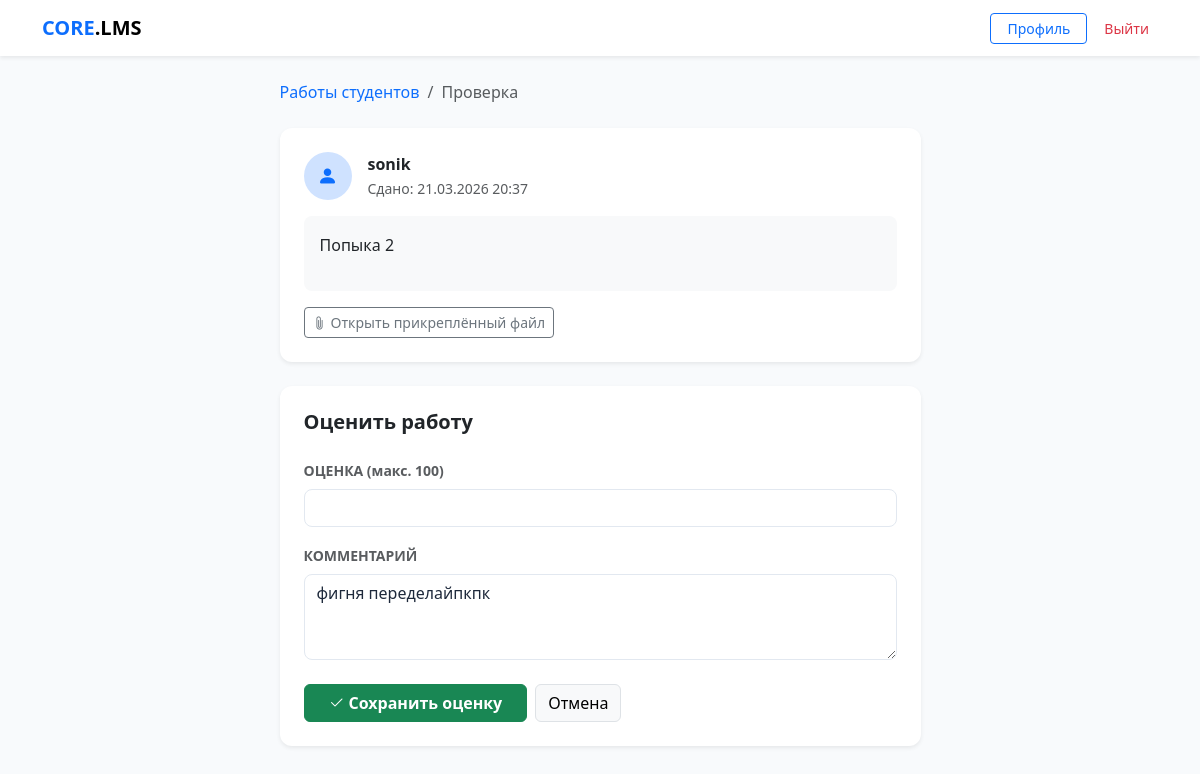
Page /submission/1/grade/ (signed in) on the committed database.
### core/models.py (models this page shows, shortened)
class Submission(models.Model):
    STATUS_CHOICES = (
        ('submitted', 'На проверке'),
        ('graded', 'Проверено'),
    )
    assignment = models.ForeignKey(Assignment, on_delete=models.CASCADE, related_name='submissions')
    student = models.ForeignKey(CustomUser, on_delete=models.CASCADE, related_name='submissions')
    text = models.TextField(blank=True)
    file = models.FileField(upload_to='submissions/', blank=True, null=True)
    submitted_at = models.DateTimeField(auto_now_add=True)
    status = models.CharField(max_length=20, choices=STATUS_CHOICES, default='submitted')
    score = models.PositiveIntegerField(null=True, blank=True)
    feedback = models.TextField(blank=True)
    graded_at = models.DateTimeField(null=True, blank=True)
    is_late = models.BooleanField(default=False,
        help_text='Помечается автоматически если сдано после дедлайна')
    class Meta:
        unique_together = ('assignment', 'student')

class CustomUser(AbstractUser):
    ROLE_CHOICES = (
        ('student', 'Студент'),
        ('teacher', 'Преподаватель'),
    )
    role = models.CharField(max_length=10, choices=ROLE_CHOICES, default='student')
    avatar = models.ImageField(upload_to='avatars/', null=True, blank=True)
    phone = models.CharField(max_length=20, null=True, blank=True)

class Assignment(models.Model):
    block = models.OneToOneField(ContentBlock, on_delete=models.CASCADE, related_name='assignment')
    description = models.TextField(blank=True)
    max_score = models.PositiveIntegerField(default=100)
    deadline = models.DateTimeField(null=True, blank=True)

### core/views.py (the view)
# urls.py: path('submission/<int:submission_id>/grade/', views.grade_submission, name='grade_submission'),
@login_required
@user_passes_test(is_teacher)
def grade_submission(request, submission_id):
    submission = get_object_or_404(
        Submission, id=submission_id,
        assignment__block__course__author=request.user)
    if request.method == 'POST':
        form = GradeSubmissionForm(request.POST, instance=submission)
        if form.is_valid():
            sub = form.save(commit=False)
            sub.status = 'graded'
            sub.graded_at = timezone.now()
            sub.save()
            messages.success(request, f'Работа {submission.student.username} оценена.')
            return redirect('review_submissions',
                            assignment_id=submission.assignment.id)
    else:
        form = GradeSubmissionForm(instance=submission)
    return render(request, 'core/grade_submission.html', {
        'form': form, 'submission': submission,
    })

### core/forms.py
class GradeSubmissionForm(forms.ModelForm):
    class Meta:
        model = Submission
        fields = ['score', 'feedback']
        widgets = {
            'score':    forms.NumberInput(attrs={'class': 'form-control', 'min': '0'}),
            'feedback': forms.Textarea(attrs={'class': 'form-control', 'rows': 3,
                                              'placeholder': 'Комментарий для студента...'}),
        }
        labels = {
            'score':    'Оценка',
            'feedback': 'Комментарий преподавателя',
        }

### core/views.py (called while the page is built)
def is_teacher(user):
    return user.is_authenticated and user.role == 'teacher'

### core/templates/core/grade_submission.html (shortened to what this page needs)
{% extends "core/base.html" %}
{% block content %}
<div class="row justify-content-center">
    <div class="col-md-7">
        <nav aria-label="breadcrumb" class="mb-4">
            <ol class="breadcrumb">
                <li class="breadcrumb-item">
                    <a href="{% url 'review_submissions' submission.assignment.id %}"
                       class="text-decoration-none">Работы студентов</a>
                </li>
                <li class="breadcrumb-item active">Проверка</li>
            </ol>
        </nav>
        <div class="card border-0 shadow-sm mb-4">
            <div class="card-body p-4">
                <div class="d-flex align-items-center gap-3 mb-3">
                    <div class="bg-primary-subtle rounded-circle d-flex align-items-center
                                justify-content-center flex-shrink-0"
                         style="width:48px;height:48px;">
                        <i class="bi bi-person-fill text-primary fs-5"></i>
                    </div>
                    <div>
                        <div class="fw-bold">
                            {{ submission.student.get_full_name|default:submission.student.username }}
                        </div>
                        <small class="text-muted">
                            Сдано: {{ submission.submitted_at|date:"d.m.Y H:i" }}
                        </small>
                    </div>
                </div>
                {% if submission.text %}
                <div class="p-3 bg-light rounded-3 mb-3" style="line-height:1.7;">
                    {{ submission.text|linebreaks }}
                </div>
                {% endif %}
                {% if submission.file %}
                <a href="{{ submission.file.url }}" target="_blank"
                   class="btn btn-outline-secondary btn-sm">
                    <i class="bi bi-paperclip me-1"></i>Открыть прикреплённый файл
                </a>
                {% endif %}
            </div>
        </div>
        <div class="card border-0 shadow-sm">
            <div class="card-body p-4">
                <h5 class="fw-bold mb-4">Оценить работу</h5>
                <form method="post">
                    <div class="mb-3">
                        <label class="form-label small fw-bold text-muted">
                            ОЦЕНКА (макс. {{ submission.assignment.max_score }})
                        </label>
                        {{ form.score }}
                    </div>
                    <div class="mb-4">
                        <label class="form-label small fw-bold text-muted">КОММЕНТАРИЙ</label>
                        {{ form.feedback }}
                    </div>
                    <div class="d-flex gap-2">
                        <button type="submit" class="btn btn-success px-4 fw-semibold">
                            <i class="bi bi-check2 me-1"></i>Сохранить оценку
                        </button>
                        <a href="{% url 'review_submissions' submission.assignment.id %}"
                           class="btn btn-light border">Отмена</a>
                    </div>
                </form>
            </div>
        </div>
    </div>
</div>
{% endblock %}

### core/templates/core/base.html (style rules this page uses)
:root { --bg-body: #f8fafc; --bg-card: #ffffff; --border-color: #e2e8f0; --accent: #0d6efd; --text-main: #1e293b; }
body { background-color: var(--bg-body); color: var(--text-main); font-family: 'Segoe UI', system-ui, sans-serif; }
input, textarea, select, .form-control { background-color: #ffffff !important; color: #1e293b !important; border: 1px solid var(--border-color) !important; border-radius: 8px !important; }
.card { background-color: var(--bg-card); border: 0; border-radius: 12px; box-shadow: 0 1px 3px rgba(0,0,0,0.05); }

### rows in the picture
Submission: student.get_full_name "sonik", submitted_at "21.03.2026 20:37", text "Попыка 2", assignment.max_score "100", feedback "фигня переделайпкпк"
